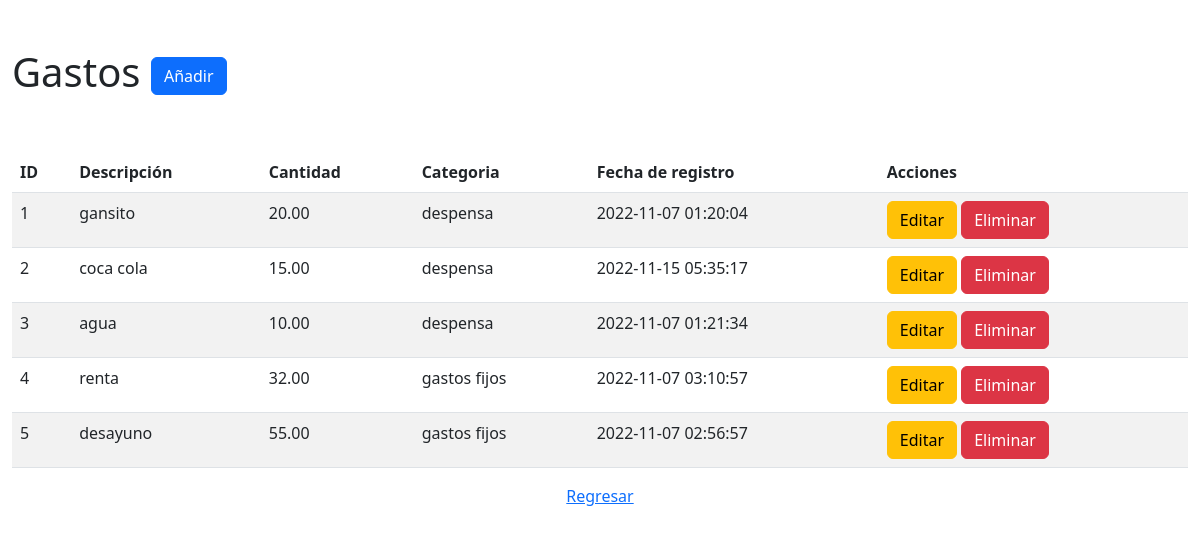
The app's page /modules/gastos/index.php with its own data.
### tables this page shows
CREATE TABLE `gastos` (
  `id` int(11) NOT NULL,
  `cantidad` float(8,2) NOT NULL,
  `categoria` int(11) NOT NULL,
  `fecha` timestamp NOT NULL DEFAULT current_timestamp() ON UPDATE current_timestamp(),
  `descripcion` varchar(255) NOT NULL
);

CREATE TABLE `gastos_categoria` (
  `id` int(11) NOT NULL,
  `nombre` varchar(255) NOT NULL
);

### modules/gastos/index.php (the view, shortened to what this page needs)
<?php
require_once('../../config/config.php');
$query = "SELECT g.id, g.descripcion, g.cantidad, c.nombre as categoria, g.fecha FROM gastos g LEFT JOIN gastos_categoria c ON g.categoria = c.id";
$result = $conexion->query($query);
?>
<!DOCTYPE html>
<html lang="en">
<head>
    <link href="https://cdn.jsdelivr.net/npm/bootstrap@5.2.2/dist/css/bootstrap.min.css" rel="stylesheet"
>
</head>
<body>
    <div class="container-fluid">
        <div class="row mt-5">
            <div class="col">
                <h1>Gastos <a href="form-insert.php" class="btn btn-primary">Añadir</a></h1>
            </div>
        </div>
        <div class="row mt-5">
            <div class="col">
                <table class="table table-striped table-hover">
                    <thead>
                        <tr>
                            <th>ID</th>
                            <th>Descripción</th>
                            <th>Cantidad</th>
                            <th>Categoria</th>
                            <th>Fecha de registro</th>
                            <th>Acciones</th>
                        </tr>
                    </thead>
                    <tbody>
                        <?php
                        while($row = $result->fetch_assoc()){
                        ?>
                        <tr>
                            <td><?php echo $row['id']?></td>
                            <td><?php echo $row['descripcion']?></td>
                            <td><?php echo $row['cantidad']?></td>
                            <td><?php echo $row['categoria']?></td>
                            <td><?php echo $row['fecha']?></td>
                            <td>
                                <a href="form-update.php?id=<?php echo $row['id']?>" class="btn btn-warning">Editar</a>
                                <a href="../../config/delete_spending.php?id=<?php echo $row['id']?>" class="btn btn-danger">Eliminar</a>
                            </td>
                        </tr>
                        <?php
                        }
                        ?>
                    </tbody>
                </table>
            </div>
        </div>
    </div>
    <div class="text-center">
                <a href="../../bienvenido.php">Regresar</a>
        </div>
</body>
</html>

### records on screen
gastos: id "1", descripcion "gansito", cantidad "20.00", gastos_categoria.nombre "despensa", fecha "2022-11-07 01:20:04"
gastos: id "2", descripcion "coca cola", cantidad "15.00", gastos_categoria.nombre "despensa", fecha "2022-11-15 05:35:17"
gastos: id "3", descripcion "agua", cantidad "10.00", gastos_categoria.nombre "despensa", fecha "2022-11-07 01:21:34"
gastos: id "4", descripcion "renta", cantidad "32.00", gastos_categoria.nombre "gastos fijos", fecha "2022-11-07 03:10:57"
gastos: id "5", descripcion "desayuno", cantidad "55.00", gastos_categoria.nombre "gastos fijos", fecha "2022-11-07 02:56:57"
